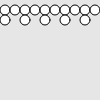
Frame 1 (no input)
Frame 60 (no input): identical to frame 1, image omitted
Frame 120 (the mouse pressed at the canvas centre since frame 60): identical to frame 1, image omitted

The p5.js sketch that drew this single still picture (run headless with seeded random() and noise() and a simulated clock; from frame 60 on, the mouse is pressed at the canvas centre):

// p5.js sketch
// ── sketch.js
function setup() {
  createCanvas(100, 100);
  smooth();
}

function draw() {
  background(230);

  drawCircles(10,10);
  drawCircles(5,20);

  }



  // 1. Create a function that draw {number of circles} on {y position}.
  function drawCircles(numOfCircles, yPos){
    var size = 10;
    fill (255,255,255)
    for (var i = 0; i < numOfCircles; i++) {
      var offset = 5;
      var xPos = i * width/numOfCircles + offset;
      ellipse (xPos, yPos, size, size);
  }
}
